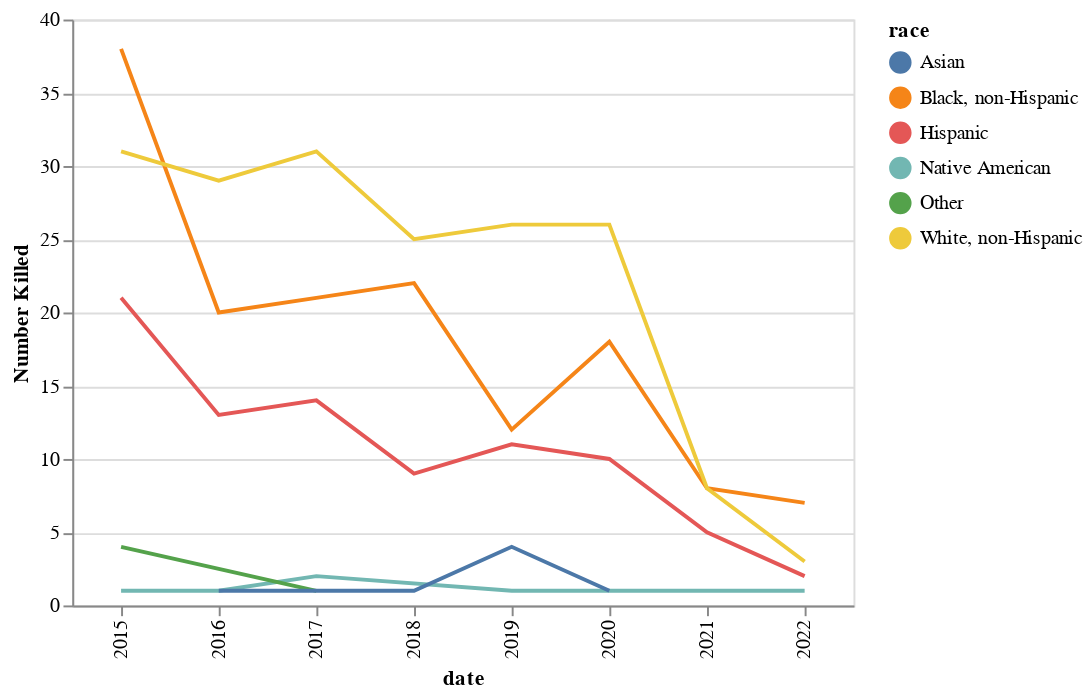

Notebook code cell kept with this figure:
### Markdown cell above
#### tooltip

### Code cell
# multiline tooltip
# from https://altair-viz.github.io/gallery/multiline_tooltip.html

# Create a selection that chooses the nearest point & selects based on x-value
# it wasn't on the line because it was doing interpolate basis which draws a nice curvy polynomial line between the points
nearest = alt.selection(type='single', nearest=True, on='mouseover',
                        fields=['date'], empty='none')

# The basic line
line = alt.Chart(kyearly).mark_line().encode(
    x='date:O',
    y='Number Killed:Q',
    color='race:N',
    # tooltip=['Number Killed', 'race']
)

# Transparent selectors across the chart. This is what tells us
# the x-value of the cursor
selectors = alt.Chart(kyearly).mark_point().encode(
    x='date:O',
    opacity=alt.value(0),
).add_selection(
    nearest
)

# Draw points on the line, and highlight based on selection
points = line.mark_point().encode(
    opacity=alt.condition(nearest, alt.value(1), alt.value(0))
)

# Draw text labels near the points, and highlight based on selection
text = line.mark_text(align='left', dx=5, dy=-5).encode(
    text=alt.condition(nearest, 'Number Killed:Q', alt.value(' '))
)

# Draw a rule at the location of the selection
rules = alt.Chart(kyearly).mark_rule(color='gray').encode(
    x='date:O',
).transform_filter(
    nearest
)

# Put the five layers into a chart and bind the data
alt.layer(
    line, selectors, points, text, rules
).properties(
    width=400, height=300
)

### Figure 1 — Vega-Lite specification as saved in the notebook (floating-point values rounded to 4 significant figures)
{"config": {"view": {"continuousWidth": 400, "continuousHeight": 300}}, "layer": [{"mark": "line", "encoding": {"color": {"field": "race", "type": "nominal"}, "x": {"field": "date", "type": "ordinal"}, "y": {"field": "Number Killed", "type": "quantitative"}}}, {"mark": "point", "encoding": {"opacity": {"value": 0}, "x": {"field": "date", "type": "ordinal"}}, "selection": {"selector005": {"type": "single", "nearest": true, "on": "mouseover", "fields": ["date"], "empty": "none"}}}, {"mark": "point", "encoding": {"color": {"field": "race", "type": "nominal"}, "opacity": {"condition": {"value": 1, "selection": "selector005"}, "value": 0}, "x": {"field": "date", "type": "ordinal"}, "y": {"field": "Number Killed", "type": "quantitative"}}}, {"mark": {"type": "text", "align": "left", "dx": 5, "dy": -5}, "encoding": {"color": {"field": "race", "type": "nominal"}, "text": {"condition": {"field": "Number Killed", "type": "quantitative", "selection": "selector005"}, "value": " "}, "x": {"field": "date", "type": "ordinal"}, "y": {"field": "Number Killed", "type": "quantitative"}}}, {"mark": {"type": "rule", "color": "gray"}, "encoding": {"x": {"field": "date", "type": "ordinal"}}, "transform": [{"filter": {"selection": "selector005"}}]}], "data": {"name": "data-f77586a380e298b4ac314781aa939b3a"}, "height": 300, "width": 400, "$schema": "https://vega.github.io/schema/vega-lite/v4.17.0.json", "datasets": {"data-f77586a380e298b4ac314781aa939b3a": [{"date": 2015, "race": "Black, non-Hispanic", "Number Killed": 38}, {"date": 2015, "race": "Hispanic", "Number Killed": 21}, {"date": 2015, "race": "Native American", "Number Killed": 1}, {"date": 2015, "race": "Other", "Number Killed": 4}, {"date": 2015, "race": "White, non-Hispanic", "Number Killed": 31}, {"date": 2016, "race": "Asian", "Number Killed": 1}, {"date": 2016, "race": "Black, non-Hispanic", "Number Killed": 20}, {"date": 2016, "race": "Hispanic", "Number Killed": 13}, {"date": 2016, "race": "Native American", "Number Killed": 1}, {"date": 2016, "race": "White, non-Hispanic", "Number Killed": 29}, {"date": 2017, "race": "Asian", "Number Killed": 1}, {"date": 2017, "race": "Black, non-Hispanic", "Number Killed": 21}, {"date": 2017, "race": "Hispanic", "Number Killed": 14}, {"date": 2017, "race": "Native American", "Number Killed": 2}, {"date": 2017, "race": "Other", "Number Killed": 1}, {"date": 2017, "race": "White, non-Hispanic", "Number Killed": 31}, {"date": 2018, "race": "Asian", "Number Killed": 1}, {"date": 2018, "race": "Black, non-Hispanic", "Number Killed": 22}, {"date": 2018, "race": "Hispanic", "Number Killed": 9}, {"date": 2018, "race": "White, non-Hispanic", "Number Killed": 25}, {"date": 2019, "race": "Asian", "Number Killed": 4}, {"date": 2019, "race": "Black, non-Hispanic", "Number Killed": 12}, {"date": 2019, "race": "Hispanic", "Number Killed": 11}, {"date": 2019, "race": "Native American", "Number Killed": 1}, {"date": 2019, "race": "White, non-Hispanic", "Number Killed": 26}, {"date": 2020, "race": "Asian", "Number Killed": 1}, {"date": 2020, "race": "Black, non-Hispanic", "Number Killed": 18}, {"date": 2020, "race": "Hispanic", "Number Killed": 10}, {"date": 2020, "race": "Native American", "Number Killed": 1}, {"date": 2020, "race": "White, non-Hispanic", "Number Killed": 26}, {"date": 2021, "race": "Black, non-Hispanic", "Number Killed": 8}, {"date": 2021, "race": "Hispanic", "Number Killed": 5}, {"date": 2021, "race": "White, non-Hispanic", "Number Killed": 8}, {"date": 2022, "race": "Black, non-Hispanic", "Number Killed": 7}, {"date": 2022, "race": "Hispanic", "Number Killed": 2}, {"date": 2022, "race": "Native American", "Number Killed": 1}, {"date": 2022, "race": "White, non-Hispanic", "Number Killed": 3}]}}
